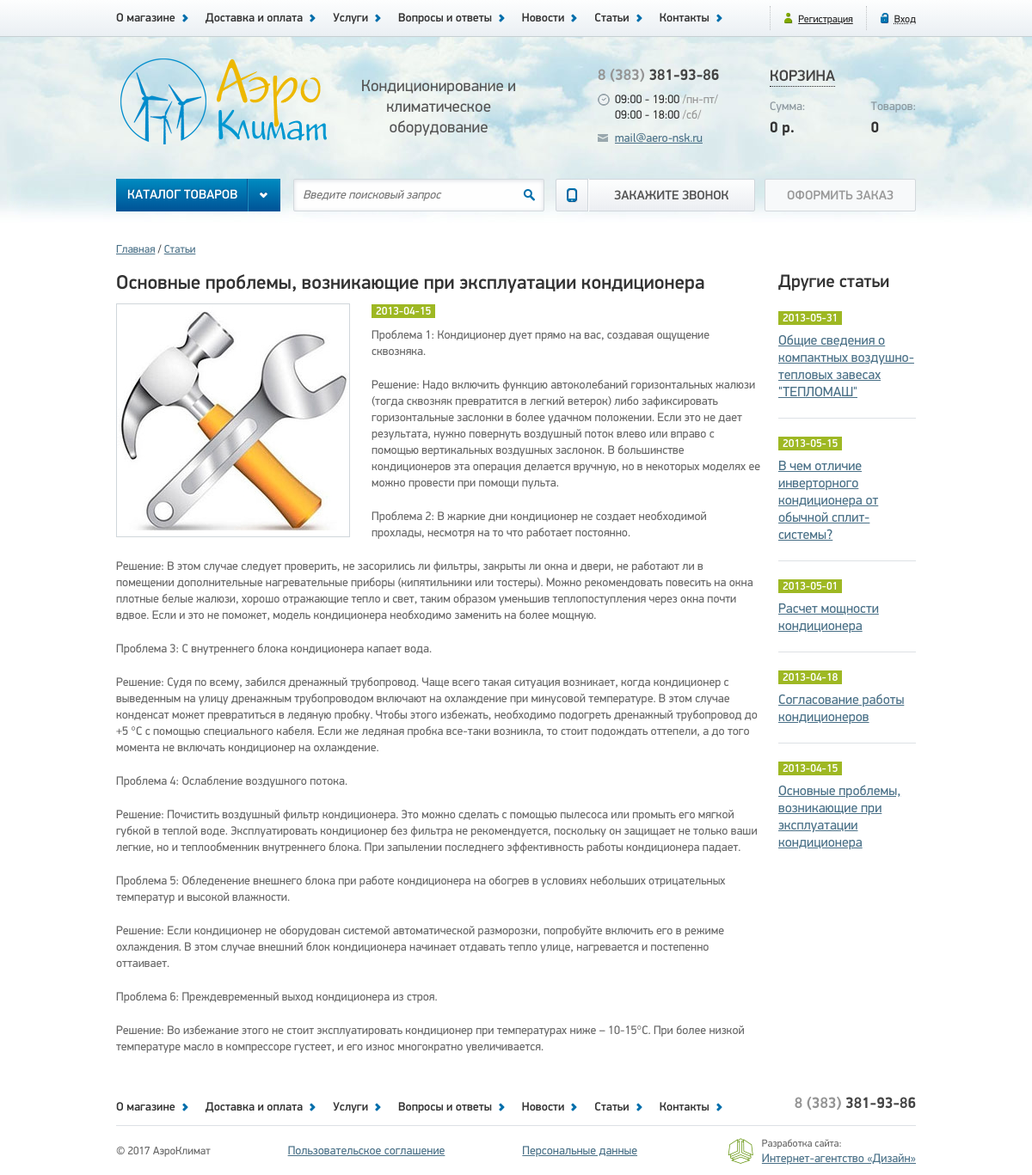
The app's page /papers/show/?id=5 with its own data.
### tables this page shows
CREATE TABLE `pages` (
  `id` int(3) NOT NULL,
  `name` varchar(255) NOT NULL,
  `title` varchar(255) NOT NULL,
  `meta_d` varchar(255) NOT NULL,
  `meta_k` varchar(255) NOT NULL,
  `text` text NOT NULL,
  `text1` text,
  `text2` text,
  `text3` text
);

CREATE TABLE `papers` (
  `id` int(5) NOT NULL,
  `author_id` int(5) DEFAULT NULL,
  `title` varchar(255) NOT NULL,
  `date` date NOT NULL,
  `image` varchar(255) DEFAULT NULL,
  `text` text NOT NULL
);

### app/Controllers/Papers.php (called while the page is built, shortened)
<?php
class Papers
    extends Controller
{
    protected function actionShow()
    {
        $this->view->item  = Paper::findById($_GET['id']);
        $this->view->items = Paper::findLatest(5);
        $this->view->page  = Page::findByName('papers');
        $this->view->display(__DIR__ . '/../../views/default/article.php');
    }
}

### public/index.php (called while the page is built, shortened)
<?php
$uri = $_SERVER['REQUEST_URI'];
$parts = explode('/', $uri);
foreach ($parts as $key => $part){
    $parts[$key] = ucfirst($part);
}
if ($parts[1] === 'Admin'){
    $controllerClass = '\\App\\Controllers\\Admin\\' . (!empty($parts[2]) ? $parts[2] : 'Index');
    if (!class_exists($controllerClass)) {
        $controller = new Errors();
        $controller->action('403');
    }
    $actionName = (!empty($parts[3]) ? $parts[3] : 'Default');
} else {
    $actionName = (!empty($parts[2]) ? $parts[2] : 'Default');
}
$controller = new $controllerClass;
try {
    $controller->action($actionName);
} catch (DbException $e) {
    $controller = new Errors();
    $controller->action('500');
} catch (NotFoundException $e) {
    $controller = new Errors();
    $controller->action('404');
}

### app/Traits/Magic.php (called while the page is built, shortened)
<?php
trait Magic
{
    protected $data = [];
    public function __set($name, $value)
    {
        $this->data[$name] = $value;
    }
    public function __get($name)
    {
        return $this->data[$name];
    }
}

### app/Db.php (called while the page is built, shortened)
<?php
class Db
{
    protected $dbh;
    public function __construct()
    {
        $config = Config::getInstance()->data;
        $dsn = 'mysql:host=' . $config['db']['host'] . ';dbname=' . $config['db']['dbname'];
        try {
            $this->dbh = new \PDO($dsn, $config['db']['user'], $config['db']['password']);
        } catch (\PDOException $e) {
            $exc = new DbException($e->getMessage(), $e->getCode());
            Logger::getInstance()->emergency($exc);
            throw $exc;
        }
    }
    public function query(string $sql, string $class, array $params = [])
    {
        try {
            $sth = $this->dbh->prepare($sql);
            $sth->execute($params);
            return $sth->fetchAll(\PDO::FETCH_CLASS, $class);
        } catch (\PDOException $e) {
            $exc = new DbException($e->getMessage(), $e->getCode());
            Logger::getInstance()->error($exc);
            throw $exc;
        }
    }
}

### app/Traits/Singleton.php (called while the page is built, shortened)
<?php
trait Singleton
{
    private static $instance = null;
    public static function getInstance()
    {
        if (static::$instance === null) {
            static::$instance = new static();
        }
        return static::$instance;
    }
}

### app/Config.php (called while the page is built, shortened)
<?php
class Config
{
    private function __construct()
    {
        $this->data = require __DIR__ . '/../config/config.php';
    }
}

### config/config.php (called while the page is built)
<?php
return [
    'db' => [
        'host'     => 'localhost',
        'dbname'   => 'aero',
        'user'     => 'root',
        'password' => ''
    ],
    'log' => [
        'error'    => __DIR__ . '/../logs/errors.log'
    ]
];

### app/Models/Model.php (called while the page is built, shortened)
<?php
abstract class Model
{
    protected static $table = null;
    public static function findLatest(int $count): array
    {
        $sql = 'SELECT * FROM ' . static::$table . ' ORDER BY id DESC LIMIT ' . $count;
        $db = new Db();
        $data = $db->query($sql, static::class);
        return $data;
    }
    public static function findById(int $id)
    {
        $sql = 'SELECT * FROM ' . static::$table . ' WHERE id=:id';
        $params = [
            ':id' => $id
        ];
        $db = new Db();
        $data = $db->query($sql, static::class, $params);
        return array_shift($data);
    }
    public static function findByName(string $name)
    {
        $sql = 'SELECT * FROM ' . static::$table . ' WHERE name=:name';
        $params = [
            ':name' => $name
        ];
        $db = new Db();
        $data = $db->query($sql, static::class, $params);
        return array_shift($data);
    }
}

### app/Models/Paper.php (called while the page is built, shortened)
<?php
class Paper
    extends Model
{
    public function __get($name)
    {
        return $this->data[$name];
    }
}

### views/default/article.php (the view)
<?php require __DIR__ . '/../header.php'; ?>
<section class="container clearfix">
    <div class="path">
        <span>
            <a href="/">Главная</a>
        </span>
        <span>
            <a href="/<?php echo $this->page->name; ?>"><?php echo $page->title; ?></a>
        </span>
    </div>
    <main class="narrow left">
        <h1><?php echo $item->title; ?></h1>
        <img class="left" src="/images/<?php echo $page->name; ?>/<?php echo $item->image; ?>" width="270"/>
        <span class="date"><?php echo $item->date; ?></span>
        <?php echo $item->text; ?>
    </main>
    <aside class="lastItems right">
        <h2>Другие <?php echo mb_strtolower($page->title); ?></h2>
        <?php foreach ($items as $item): ?>
            <article>
                <span class="date"><?php echo $item->date; ?></span>
                <a href="/<?php echo $this->page->name; ?>/show/?id=<?php echo $item->id; ?>"><?php echo $item->title; ?></a>
            </article>
        <?php endforeach; ?>
    </aside>
</section>
<?php require __DIR__ . '/../footer.php';

### public/css/style.css (style rules this page uses)
.left { float: left; }
.right { float: right; }
.clearfix::after { content:""; display: table; clear: both; }
body { background: #ffffff url(/images/bg.jpg) repeat-x 0 42px; }
p { font: 14px/19px "Display"; color: #666666; margin-top: 10px; margin-bottom: 20px; }
h1 { font: 23px "DisplayMedium"; color: #333; padding-bottom: 10px; }
h2 { font: 21px "DisplayMedium"; color: #333; }
.container { width: 930px; margin: 0 auto; }
.path { margin: 15px 0; font: 13px "Display"; color: #333333; }
.path a { font-size: 13px; }
.path span:after { content: " / "; }
.path span:last-child::after { content: ""; }
section main.narrow { width: 750px; }
main.wide img, main.narrow img { border: 1px solid #D0D6DB; margin: 0 25px 7px 0; }
main.wide .date, main.narrow .date { font: 13px "DisplayMedium"; color: #fff; padding: 0 5px; background: #9eb823; }
aside.lastItems { width: 160px; }
aside.lastItems article { margin: 20px 0; border-bottom: 1px solid #dde1e5; }
aside.lastItems article:last-child { border-bottom: none; }
aside.lastItems .date { font: 13px "DisplayMedium"; color: #fff; padding: 0 5px; background: #9eb823; }
aside.lastItems a { display: block; margin: 8px 0 20px 0; font: 16px/20px "Display"; }

### records on screen
pages: title "Статьи", name.image (picture), title "статьи"
papers: title "Основные проблемы, возникающие при эксплуатации кондиционера", date "2013-04-15", text "Проблема 1: Кондиционер дует прямо на вас, создавая ощущение сквозняка. Решение: Надо включить функцию автоколебаний горизонтальных жалюзи (тогда сквозняк превратится в легкий ветерок) либо зафиксировать горизонтальные заслонки в более удачном положении. Если это не дает результата, нужно повернуть воздушный поток влево или вправо с помощью вертикальных воздушных заслонок. В большинстве кондиционеров эта операция делается вручную, но в некоторых моделях ее можно провести при помощи пульта. Проблема 2: В жаркие дни кондиционер не создает необходимой прохлады, несмотря на то что работает постоянно. Решение: В этом случае следует проверить, не засорились ли фильтры, закрыты ли окна и двери, не…"
papers: date "2013-05-31", title "Общие сведения о компактных воздушно-тепловых завесах \"ТЕПЛОМАШ\""
papers: date "2013-05-15", title "В чем отличие инверторного кондиционера от обычной сплит-системы?"
papers: date "2013-05-01", title "Расчет мощности кондиционера"
papers: date "2013-04-18", title "Согласование работы кондиционеров"
